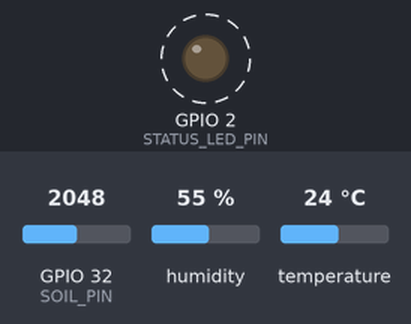
Bench run of a sketch on a simulated ESP32. Shown: output pins drawn as LEDs (lit = HIGH). Dashed ring = blinking. The inputs (shaded band) are chosen by the test bench; at power-on: GPIO 32 (SOIL_PIN) = 2048, humidity 55 %, temperature 24 °C. What the sketch prints to the serial monitor is not drawn.

Above: at 1.6 s.
Timing chart, 0 to 4.6 s (numbered marks = the images above):
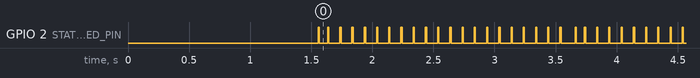

Measured:
- by itself, GPIO 2 (STATUS_LED_PIN): alternates HIGH for 0.01 s and LOW for 0.09 s

The sketch:

SensorNode.ino
```cpp
#include <Arduino.h>
#include <WiFi.h>
#include <esp_now.h>
#include <DHT.h>

#include "sensor_config.h"

DHT g_dht(DHTPIN, DHTTYPE);

float g_lastTemperature = NAN;
float g_lastHumidity = NAN;
uint16_t g_lastSoilAnalog = 0;
unsigned long g_lastSendTime = 0;

typedef struct {
  uint8_t sensorId;
  uint16_t soilAnalog;
  float temperature;
  float humidity;
  uint32_t timestamp;
} __attribute__((packed)) SensorDataPacket;

uint8_t g_broadcastMac[] = {0xFF, 0xFF, 0xFF, 0xFF, 0xFF, 0xFF};

void initSerial() {
  Serial.begin(SERIAL_BAUD_RATE);
  delay(500);
  Serial.print("\n[SENSOR] ESP32 Sensor ");
  Serial.print(SENSOR_ID);
  Serial.println(" iniciado");
}

void initWiFi() {
  WiFi.mode(WIFI_STA);
  WiFi.disconnect();
  Serial.println("[SENSOR] WiFi modo STA (ESP-NOW)");
}

void initESPNOW() {
  if (esp_now_init() != ESP_OK) {
    Serial.println("[ERRO] Falha ao inicializar ESP-NOW");
    return;
  }

  esp_now_peer_info_t peerInfo = {};
  memcpy(peerInfo.peer_addr, g_broadcastMac, 6);
  peerInfo.channel = ESPNOW_CHANNEL;
  peerInfo.ifidx = WIFI_IF_STA;
  peerInfo.encrypt = false;

  if (esp_now_add_peer(&peerInfo) != ESP_OK) {
    Serial.println("[ERRO] Falha ao adicionar peer broadcast");
    return;
  }

  Serial.println("[SENSOR] ESP-NOW inicializado (broadcast)");
}

void initSensors() {
  g_dht.begin();
  pinMode(SOIL_PIN, INPUT);
  pinMode(STATUS_LED_PIN, OUTPUT);
  digitalWrite(STATUS_LED_PIN, LOW);
  Serial.println("[SENSOR] DHT + sensor solo iniciados");
  delay(1000);
}

uint16_t readSoilAverage() {
  uint32_t sum = 0;

  for (int i = 0; i < SOIL_NUM_SAMPLES; i++) {
    sum += analogRead(SOIL_PIN);
    delay(5);
  }

  return (uint16_t)(sum / SOIL_NUM_SAMPLES);
}

void readDHT() {
  float temp = g_dht.readTemperature();
  float hum = g_dht.readHumidity();

  if (!isnan(temp)) {
    g_lastTemperature = temp;
  }
  if (!isnan(hum)) {
    g_lastHumidity = hum;
  }
}

void printReadings(uint16_t soilAnalog, float temp, float hum) {
  Serial.print("[SOLO] Analog: ");
  Serial.print(soilAnalog);
  Serial.print(" | Temp: ");
  Serial.print(temp, 1);
  Serial.print("°C | Umidade: ");
  Serial.print(hum, 1);
  Serial.println("%");
}

void sendViaESPNOW() {
  SensorDataPacket data;
  data.sensorId = SENSOR_ID;
  data.soilAnalog = g_lastSoilAnalog;
  data.temperature = g_lastTemperature;
  data.humidity = g_lastHumidity;
  data.timestamp = millis();

  esp_err_t result = esp_now_send(g_broadcastMac, (uint8_t*)&data, sizeof(data));

  digitalWrite(STATUS_LED_PIN, HIGH);
  delay(10);
  digitalWrite(STATUS_LED_PIN, LOW);

  if (result == ESP_OK) {
    Serial.print("[ENVIO] Pacote ");
    Serial.print(sizeof(data));
    Serial.println(" bytes enviado via ESP-NOW");
  } else {
    Serial.println("[ERRO] Falha ao enviar pacote ESP-NOW");
  }
}

void collectAndSend() {
  g_lastSoilAnalog = readSoilAverage();
  readDHT();

  printReadings(g_lastSoilAnalog, g_lastTemperature, g_lastHumidity);
  sendViaESPNOW();
}

void setup() {
  initSerial();
  initWiFi();
  initESPNOW();
  initSensors();

  g_lastSendTime = millis();
  Serial.println("[SENSOR] Pronto! Enviando dados a cada ");
  Serial.print(SEND_INTERVAL_MS);
  Serial.println("ms");
  Serial.print("[SENSOR] Sensor ID: ");
  Serial.println(SENSOR_ID);

  collectAndSend();
}

void loop() {
  if (millis() - g_lastSendTime >= SEND_INTERVAL_MS) {
    g_lastSendTime = millis();
    collectAndSend();
  }

  yield();
}
```

sensor_config.h
```cpp
#ifndef SENSOR_CONFIG_H
#define SENSOR_CONFIG_H

#define SENSOR_ID 2

#define ESPNOW_CHANNEL 1
#define SEND_INTERVAL_MS 100

#define DHTPIN 22
#define DHTTYPE DHT11
#define SOIL_PIN 32

#define SOIL_DRY_VALUE 3600
#define SOIL_WET_VALUE 1900
#define SOIL_NUM_SAMPLES 5

#define SERIAL_BAUD_RATE 115200
#define STATUS_LED_PIN 2

#endif
```
